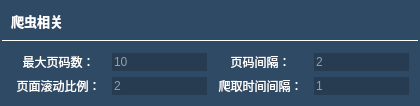
           <widget class="QFrame" name="frame_6">
            <property name="sizePolicy">
             <sizepolicy hsizetype="Preferred" vsizetype="Preferred">
              <horstretch>0</horstretch>
              <verstretch>6</verstretch>
             </sizepolicy>
            </property>
            <property name="minimumSize">
             <size>
              <width>0</width>
              <height>0</height>
             </size>
            </property>
            <property name="styleSheet">
             <string notr="true">background-color: rgb(47,74,101);
border: 0px;
border-radius: 0px;</string>
            </property>
            <property name="frameShape">
             <enum>QFrame::StyledPanel</enum>
            </property>
            <property name="frameShadow">
             <enum>QFrame::Raised</enum>
            </property>
            <layout class="QVBoxLayout" name="verticalLayout_3">
             <property name="spacing">
              <number>3</number>
             </property>
             <property name="leftMargin">
              <number>2</number>
             </property>
             <property name="topMargin">
              <number>2</number>
             </property>
             <property name="rightMargin">
              <number>2</number>
             </property>
             <property name="bottomMargin">
              <number>2</number>
             </property>
             <item>
              <widget class="QFrame" name="frame_7">
               <property name="sizePolicy">
                <sizepolicy hsizetype="Preferred" vsizetype="Preferred">
                 <horstretch>0</horstretch>
                 <verstretch>1</verstretch>
                </sizepolicy>
               </property>
               <property name="styleSheet">
                <string notr="true">border-bottom: 1px solid rgb(255, 255, 255);</string>
               </property>
               <property name="frameShape">
                <enum>QFrame::StyledPanel</enum>
               </property>
               <property name="frameShadow">
                <enum>QFrame::Raised</enum>
               </property>
               <layout class="QHBoxLayout" name="horizontalLayout_3">
                <item>
                 <widget class="QLabel" name="label_6">
                  <property name="styleSheet">
                   <string notr="true">border-bottom: 0px;</string>
                  </property>
                  <property name="text">
                   <string>&lt;html&gt;&lt;head/&gt;&lt;body&gt;&lt;p&gt;&lt;span style=&quot; font-size:10pt; font-weight:600; color:#ffffff;&quot;&gt;爬虫相关&lt;/span&gt;&lt;/p&gt;&lt;/body&gt;&lt;/html&gt;</string>
                  </property>
                 </widget>
                </item>
               </layout>
              </widget>
             </item>
             <item>
              <widget class="QFrame" name="frame_8">
               <property name="sizePolicy">
                <sizepolicy hsizetype="Preferred" vsizetype="Preferred">
                 <horstretch>0</horstretch>
                 <verstretch>3</verstretch>
                </sizepolicy>
               </property>
               <property name="frameShape">
                <enum>QFrame::StyledPanel</enum>
               </property>
               <property name="frameShadow">
                <enum>QFrame::Raised</enum>
               </property>
               <layout class="QGridLayout" name="gridLayout_3">
                <item row="0" column="0">
                 <widget class="QLabel" name="label_9">
                  <property name="sizePolicy">
                   <sizepolicy hsizetype="Preferred" vsizetype="Preferred">
                    <horstretch>1</horstretch>
                    <verstretch>1</verstretch>
                   </sizepolicy>
                  </property>
                  <property name="text">
                   <string>&lt;html&gt;&lt;head/&gt;&lt;body&gt;&lt;p&gt;&lt;span style=&quot; color:#ffffff;&quot;&gt;最大页码数：&lt;/span&gt;&lt;/p&gt;&lt;/body&gt;&lt;/html&gt;</string>
                  </property>
                  <property name="alignment">
                   <set>Qt::AlignCenter</set>
                  </property>
                 </widget>
                </item>
                <item row="2" column="2">
                 <widget class="QLabel" name="label_10">
                  <property name="sizePolicy">
                   <sizepolicy hsizetype="Preferred" vsizetype="Preferred">
                    <horstretch>1</horstretch>
                    <verstretch>1</verstretch>
                   </sizepolicy>
                  </property>
                  <property name="text">
                   <string>&lt;html&gt;&lt;head/&gt;&lt;body&gt;&lt;p&gt;&lt;span style=&quot; color:#ffffff;&quot;&gt;爬取时间间隔：&lt;/span&gt;&lt;/p&gt;&lt;/body&gt;&lt;/html&gt;</string>
                  </property>
                  <property name="alignment">
                   <set>Qt::AlignCenter</set>
                  </property>
                 </widget>
                </item>
                <item row="2" column="1">
                 <widget class="QLineEdit" name="lineEdit_4">
                  <property name="sizePolicy">
                   <sizepolicy hsizetype="Preferred" vsizetype="Preferred">
                    <horstretch>1</horstretch>
                    <verstretch>1</verstretch>
                   </sizepolicy>
                  </property>
                  <property name="styleSheet">
                   <string notr="true">color: rgb(255, 255, 255);
background-color: rgb(39,60,81);</string>
                  </property>
                  <property name="text">
                   <string/>
                  </property>
                  <property name="placeholderText">
                   <string>2</string>
                  </property>
                 </widget>
                </item>
                <item row="0" column="1">
                 <widget class="QLineEdit" name="lineEdit_5">
                  <property name="sizePolicy">
                   <sizepolicy hsizetype="Preferred" vsizetype="Preferred">
                    <horstretch>1</horstretch>
                    <verstretch>1</verstretch>
                   </sizepolicy>
                  </property>
                  <property name="styleSheet">
                   <string notr="true">color: rgb(255, 255, 255);
background-color: rgb(39,60,81);</string>
                  </property>
                  <property name="text">
                   <string/>
                  </property>
                  <property name="placeholderText">
                   <string>10</string>
                  </property>
                 </widget>
                </item>
                <item row="2" column="0">
                 <widget class="QLabel" name="label_8">
                  <property name="sizePolicy">
                   <sizepolicy hsizetype="Preferred" vsizetype="Preferred">
                    <horstretch>1</horstretch>
                    <verstretch>1</verstretch>
                   </sizepolicy>
                  </property>
                  <property name="text">
                   <string>&lt;html&gt;&lt;head/&gt;&lt;body&gt;&lt;p&gt;&lt;span style=&quot; color:#ffffff;&quot;&gt;页面滚动比例：&lt;/span&gt;&lt;/p&gt;&lt;/body&gt;&lt;/html&gt;</string>
                  </property>
                  <property name="alignment">
                   <set>Qt::AlignCenter</set>
                  </property>
                 </widget>
                </item>
                <item row="0" column="2">
                 <widget class="QLabel" name="label_7">
                  <property name="sizePolicy">
                   <sizepolicy hsizetype="Preferred" vsizetype="Preferred">
                    <horstretch>1</horstretch>
                    <verstretch>1</verstretch>
                   </sizepolicy>
                  </property>
                  <property name="text">
                   <string>&lt;html&gt;&lt;head/&gt;&lt;body&gt;&lt;p&gt;&lt;span style=&quot; color:#ffffff;&quot;&gt;页码间隔：&lt;/span&gt;&lt;/p&gt;&lt;/body&gt;&lt;/html&gt;</string>
                  </property>
                  <property name="alignment">
                   <set>Qt::AlignCenter</set>
                  </property>
                 </widget>
                </item>
                <item row="2" column="3">
                 <widget class="QLineEdit" name="lineEdit_6">
                  <property name="sizePolicy">
                   <sizepolicy hsizetype="Preferred" vsizetype="Preferred">
                    <horstretch>1</horstretch>
                    <verstretch>1</verstretch>
                   </sizepolicy>
                  </property>
                  <property name="styleSheet">
                   <string notr="true">color: rgb(255, 255, 255);
background-color: rgb(39,60,81);</string>
                  </property>
                  <property name="text">
                   <string/>
                  </property>
                  <property name="placeholderText">
                   <string>1</string>
                  </property>
                 </widget>
                </item>
                <item row="0" column="3">
                 <widget class="QLineEdit" name="lineEdit_13">
                  <property name="sizePolicy">
                   <sizepolicy hsizetype="Preferred" vsizetype="Preferred">
                    <horstretch>1</horstretch>
                    <verstretch>1</verstretch>
                   </sizepolicy>
                  </property>
                  <property name="styleSheet">
                   <string notr="true">color: rgb(255, 255, 255);
background-color: rgb(39,60,81);</string>
                  </property>
                  <property name="text">
                   <string/>
                  </property>
                  <property name="placeholderText">
                   <string>2</string>
                  </property>
                 </widget>
                </item>
               </layout>
              </widget>
             </item>
            </layout>
           </widget>
